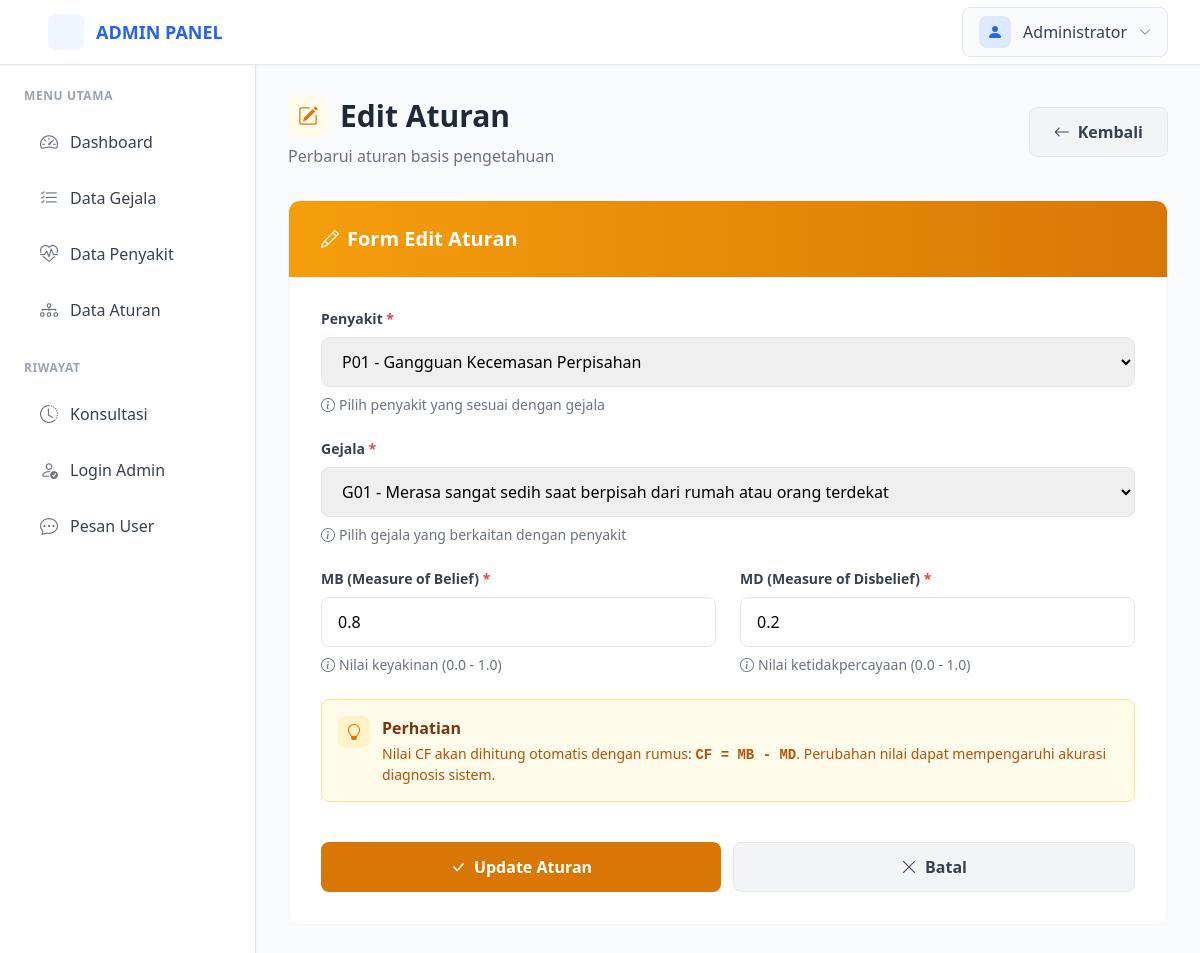
Page /aturan/edit/1 (signed in) on the committed database.
### models/models.py (models this page shows, shortened)
class Admin(UserMixin, db.Model):
    __tablename__ = 'admin'
    id = db.Column(db.Integer, primary_key=True)
    username = db.Column(db.String(80), unique=True, nullable=False)
    nama_admin = db.Column(db.String(100), nullable=False)
    password_hash = db.Column(db.String(255), nullable=False)
    created_at = db.Column(db.DateTime, default=datetime.utcnow)
    riwayat_login = db.relationship('RiwayatLogin', backref='admin', lazy=True, cascade='all, delete-orphan')

class Aturan(db.Model):
    __tablename__ = 'aturan'
    id = db.Column(db.Integer, primary_key=True)
    kode_penyakit = db.Column(db.String(10), db.ForeignKey('penyakit.kode_penyakit'), nullable=False)
    kode_gejala = db.Column(db.String(10), db.ForeignKey('gejala.kode_gejala'), nullable=False)
    mb = db.Column(db.Float, nullable=False)
    md = db.Column(db.Float, nullable=False)
    cf = db.Column(db.Float, nullable=False)
    created_at = db.Column(db.DateTime, default=datetime.utcnow)

class Penyakit(db.Model):
    __tablename__ = 'penyakit'
    id = db.Column(db.Integer, primary_key=True)
    kode_penyakit = db.Column(db.String(10), unique=True, nullable=False)
    nama_penyakit = db.Column(db.String(100), nullable=False)
    solusi = db.Column(db.Text, nullable=False)
    created_at = db.Column(db.DateTime, default=datetime.utcnow)
    aturan = db.relationship('Aturan', backref='penyakit', lazy=True, cascade='all, delete-orphan')
    riwayat_user = db.relationship('RiwayatUser', backref='penyakit', lazy=True, cascade='all, delete-orphan')

class Gejala(db.Model):
    __tablename__ = 'gejala'
    id = db.Column(db.Integer, primary_key=True)
    kode_gejala = db.Column(db.String(10), unique=True, nullable=False)
    nama_gejala = db.Column(db.Text, nullable=False)
    pertanyaan = db.Column(db.Text, nullable=False)
    created_at = db.Column(db.DateTime, default=datetime.utcnow)
    aturan = db.relationship('Aturan', backref='gejala', lazy=True, cascade='all, delete-orphan')

### routes/aturan.py (the view, shortened to what this page needs)
@aturan_bp.route('/edit/<int:id>', methods=['GET', 'POST'])
@login_required
def edit(id):
    aturan = Aturan.query.get_or_404(id)
    penyakit_list = Penyakit.query.order_by(Penyakit.kode_penyakit).all()
    gejala_list = Gejala.query.order_by(Gejala.kode_gejala).all()
    return render_template('aturan/edit.html', aturan=aturan, penyakit_list=penyakit_list, gejala_list=gejala_list)

### templates/aturan/edit.html (shortened to what this page needs)
{% extends 'base.html' %}
{% block content %}
<div class="mb-6 sm:mb-8 flex flex-col sm:flex-row sm:items-center sm:justify-between gap-4 animate-fade-in">
    <div>
        <h1 class="text-2xl sm:text-3xl font-bold text-gray-800 flex items-center space-x-2 sm:space-x-3">
            <div class="w-9 h-9 sm:w-10 sm:h-10 bg-amber-50 rounded-lg flex items-center justify-center">
                <i class="bi bi-pencil-square text-amber-600 text-lg sm:text-xl"></i>
            </div>
            <span>Edit Aturan</span>
        </h1>
        <p class="text-sm sm:text-base text-gray-500 mt-2">Perbarui aturan basis pengetahuan</p>
    </div>
    <a href="{{ url_for('aturan.index') }}"
       class="bg-gray-100 hover:bg-gray-200 text-gray-700 font-semibold py-2.5 sm:py-3 px-5 sm:px-6 rounded-lg transition-all duration-200 flex items-center justify-center sm:justify-start space-x-2 border border-gray-200 text-sm sm:text-base">
        <i class="bi bi-arrow-left"></i>
        <span>Kembali</span>
    </a>
</div>
<div class="bg-white rounded-xl overflow-hidden animate-fade-in border border-gray-100" style="animation-delay: 0.1s;">
    <div class="bg-gradient-to-r from-amber-500 to-amber-600 px-5 sm:px-8 py-4 sm:py-6">
        <h2 class="text-lg sm:text-xl font-semibold text-white flex items-center space-x-2">
            <i class="bi bi-pencil text-base sm:text-lg"></i>
            <span>Form Edit Aturan</span>
        </h2>
    </div>
    <div class="p-5 sm:p-8">
        <form method="POST" action="{{ url_for('aturan.edit', id=aturan.id) }}" class="space-y-5 sm:space-y-6">
            <div>
                <label for="kode_penyakit" class="block text-sm font-semibold text-gray-700 mb-2">
                    Penyakit <span class="text-red-500">*</span>
                </label>
                <select class="w-full px-3 sm:px-4 py-2.5 sm:py-3 border border-gray-200 rounded-lg focus:outline-none focus:ring-2 focus:ring-amber-500 focus:border-amber-500 transition-all text-sm sm:text-base"
                        id="kode_penyakit"
                        name="kode_penyakit"
                        required>
                    {% for penyakit in penyakit_list %}
                    <option value="{{ penyakit.kode_penyakit }}"
                            {% if penyakit.kode_penyakit == aturan.kode_penyakit %}selected{% endif %}>
                        {{ penyakit.kode_penyakit }} - {{ penyakit.nama_penyakit }}
                    </option>
                    {% endfor %}
                </select>
                <p class="mt-2 text-xs sm:text-sm text-gray-500 flex items-center space-x-1">
                    <i class="bi bi-info-circle"></i>
                    <span>Pilih penyakit yang sesuai dengan gejala</span>
                </p>
            </div>
            <div>
                <label for="kode_gejala" class="block text-sm font-semibold text-gray-700 mb-2">
                    Gejala <span class="text-red-500">*</span>
                </label>
                <select class="w-full px-3 sm:px-4 py-2.5 sm:py-3 border border-gray-200 rounded-lg focus:outline-none focus:ring-2 focus:ring-amber-500 focus:border-amber-500 transition-all text-sm sm:text-base"
                        id="kode_gejala"
                        name="kode_gejala"
                        required>
                    {% for gejala in gejala_list %}
                    <option value="{{ gejala.kode_gejala }}"
                            {% if gejala.kode_gejala == aturan.kode_gejala %}selected{% endif %}>
                        {{ gejala.kode_gejala }} - {{ gejala.nama_gejala }}
                    </option>
                    {% endfor %}
                </select>
                <p class="mt-2 text-xs sm:text-sm text-gray-500 flex items-center space-x-1">
                    <i class="bi bi-info-circle"></i>
                    <span>Pilih gejala yang berkaitan dengan penyakit</span>
                </p>
            </div>
            <div class="grid grid-cols-1 md:grid-cols-2 gap-5 sm:gap-6">
                <div>
                    <label for="mb" class="block text-sm font-semibold text-gray-700 mb-2">
                        MB (Measure of Belief) <span class="text-red-500">*</span>
                    </label>
                    <input type="number"
                           step="0.1"
                           min="0"
                           max="1"
                           class="w-full px-3 sm:px-4 py-2.5 sm:py-3 border border-gray-200 rounded-lg focus:outline-none focus:ring-2 focus:ring-amber-500 focus:border-amber-500 transition-all text-sm sm:text-base"
                           id="mb"
                           name="mb"
                           value="{{ aturan.mb }}"
                           required>
                    <p class="mt-2 text-xs sm:text-sm text-gray-500 flex items-center space-x-1">
                        <i class="bi bi-info-circle"></i>
                        <span>Nilai keyakinan (0.0 - 1.0)</span>
                    </p>
                </div>
                <div>
                    <label for="md" class="block text-sm font-semibold text-gray-700 mb-2">
                        MD (Measure of Disbelief) <span class="text-red-500">*</span>
                    </label>
                    <input type="number"
                           step="0.1"
                           min="0"
                           max="1"
                           class="w-full px-3 sm:px-4 py-2.5 sm:py-3 border border-gray-200 rounded-lg focus:outline-none focus:ring-2 focus:ring-amber-500 focus:border-amber-500 transition-all text-sm sm:text-base"
                           id="md"
                           name="md"
                           value="{{ aturan.md }}"
                           required>
                    <p class="mt-2 text-xs sm:text-sm text-gray-500 flex items-center space-x-1">
                        <i class="bi bi-info-circle"></i>
                        <span>Nilai ketidakpercayaan (0.0 - 1.0)</span>
                    </p>
                </div>
            </div>
            <div class="bg-amber-50 border border-amber-200 rounded-lg p-3 sm:p-4 flex items-start space-x-3">
                <div class="flex-shrink-0">
                    <div class="w-7 h-7 sm:w-8 sm:h-8 bg-amber-100 rounded-lg flex items-center justify-center">
                        <i class="bi bi-lightbulb text-amber-600 text-sm sm:text-base"></i>
                    </div>
                </div>
                <div>
                    <h4 class="font-semibold text-amber-900 mb-1 text-sm sm:text-base">Perhatian</h4>
                    <p class="text-xs sm:text-sm text-amber-700">Nilai CF akan dihitung otomatis dengan rumus: <span class="font-mono font-bold">CF = MB - MD</span>. Perubahan nilai dapat mempengaruhi akurasi diagnosis sistem.</p>
                </div>
            </div>
            <div class="flex flex-col sm:flex-row gap-3 pt-2 sm:pt-4">
                <button type="submit"
                        class="flex-1 bg-amber-600 hover:bg-amber-700 text-white font-semibold py-2.5 sm:py-3 px-5 sm:px-6 rounded-lg transition-colors duration-200 flex items-center justify-center space-x-2 text-sm sm:text-base">
                    <i class="bi bi-check-lg"></i>
                    <span>Update Aturan</span>
                </button>
                <a href="{{ url_for('aturan.index') }}"
                   class="flex-1 bg-gray-100 hover:bg-gray-200 text-gray-700 font-semibold py-2.5 sm:py-3 px-5 sm:px-6 rounded-lg transition-all duration-200 flex items-center justify-center space-x-2 border border-gray-200 text-sm sm:text-base">
                    <i class="bi bi-x-lg"></i>
                    <span>Batal</span>
                </a>
            </div>
        </form>
    </div>
</div>
{% endblock %}

### templates/base.html (shortened to what this page needs)
<!DOCTYPE html>
<html lang="id">
<head>
    <script src="https://cdn.tailwindcss.com"></script>
    <link rel="stylesheet" href="https://cdn.jsdelivr.net/npm/bootstrap-icons@1.11.0/font/bootstrap-icons.css">
</head>
<body class="bg-gray-50 min-h-screen">
    {% if current_user.is_authenticated %}
    <nav class="bg-white shadow-sm fixed w-full top-0 z-50 border-b border-gray-200">
        <div class="max-w-full mx-auto px-4 sm:px-6 lg:px-8">
            <div class="flex justify-between items-center h-16">
                <div class="flex items-center space-x-4">
                    <a href="{{ url_for('dashboard.index') }}" class="flex items-center space-x-3 text-blue-600 hover:text-blue-700 transition-colors">
                        <div class="w-9 h-9 bg-blue-50 rounded-lg flex items-center justify-center">
                        </div>
                        <span class="font-bold text-lg hidden sm:block">ADMIN PANEL</span>
                    </a>
                </div>
                <div class="relative" x-data="{ open: false }">
                    <button @click="open = !open" class="flex items-center space-x-3 bg-gray-50 hover:bg-gray-100 px-4 py-2 rounded-lg transition-all duration-200 border border-gray-200">
                        <div class="w-8 h-8 bg-blue-100 rounded-lg flex items-center justify-center">
                            <i class="bi bi-person-fill text-blue-600"></i>
                        </div>
                        <span class="text-gray-700 font-medium hidden sm:block">{{ current_user.nama_admin }}</span>
                        <i class="bi bi-chevron-down text-gray-500 text-xs"></i>
                    </button>
                </div>
            </div>
        </div>
    </nav>
    <aside id="sidebar" class="fixed top-16 left-0 h-full w-64 bg-white shadow-sm z-40 transform -translate-x-full lg:translate-x-0 transition-transform duration-300 overflow-y-auto border-r border-gray-200">
        <div class="p-6">
            <div class="mb-6">
                <h3 class="text-xs font-semibold text-gray-400 uppercase tracking-wider mb-3">Menu Utama</h3>
                <ul class="space-y-1">
                    <li>
                        <a href="{{ url_for('dashboard.index') }}" class="sidebar-link group flex items-center space-x-3 px-4 py-3 rounded-lg hover:bg-blue-50 transition-all duration-200">
                            <i class="bi bi-speedometer2 text-gray-500 group-hover:text-blue-600 text-lg"></i>
                            <span class="text-gray-700 group-hover:text-blue-600 font-medium">Dashboard</span>
                        </a>
                    </li>
                    <li>
                        <a href="{{ url_for('gejala.index') }}" class="sidebar-link group flex items-center space-x-3 px-4 py-3 rounded-lg hover:bg-blue-50 transition-all duration-200">
                            <i class="bi bi-list-check text-gray-500 group-hover:text-blue-600 text-lg"></i>
                            <span class="text-gray-700 group-hover:text-blue-600 font-medium">Data Gejala</span>
                        </a>
                    </li>
                    <li>
                        <a href="{{ url_for('penyakit.index') }}" class="sidebar-link group flex items-center space-x-3 px-4 py-3 rounded-lg hover:bg-blue-50 transition-all duration-200">
                            <i class="bi bi-heart-pulse text-gray-500 group-hover:text-blue-600 text-lg"></i>
                            <span class="text-gray-700 group-hover:text-blue-600 font-medium">Data Penyakit</span>
                        </a>
                    </li>
                    <li>
                        <a href="{{ url_for('aturan.index') }}" class="sidebar-link group flex items-center space-x-3 px-4 py-3 rounded-lg hover:bg-blue-50 transition-all duration-200">
                            <i class="bi bi-diagram-3 text-gray-500 group-hover:text-blue-600 text-lg"></i>
                            <span class="text-gray-700 group-hover:text-blue-600 font-medium">Data Aturan</span>
                        </a>
                    </li>
                </ul>
            </div>
            <div class="mb-6">
                <h3 class="text-xs font-semibold text-gray-400 uppercase tracking-wider mb-3">Riwayat</h3>
                <ul class="space-y-1">
                    <li>
                        <a href="{{ url_for('riwayat.konsultasi') }}" class="sidebar-link group flex items-center space-x-3 px-4 py-3 rounded-lg hover:bg-blue-50 transition-all duration-200">
                            <i class="bi bi-clock-history text-gray-500 group-hover:text-blue-600 text-lg"></i>
                            <span class="text-gray-700 group-hover:text-blue-600 font-medium">Konsultasi</span>
                        </a>
                    </li>
                    <li>
                        <a href="{{ url_for('riwayat.login_admin') }}" class="sidebar-link group flex items-center space-x-3 px-4 py-3 rounded-lg hover:bg-blue-50 transition-all duration-200">
                            <i class="bi bi-person-check text-gray-500 group-hover:text-blue-600 text-lg"></i>
                            <span class="text-gray-700 group-hover:text-blue-600 font-medium">Login Admin</span>
                        </a>
                    </li>
                    <li>
                        <a href="{{ url_for('riwayat.pesan_user') }}" class="sidebar-link group flex items-center space-x-3 px-4 py-3 rounded-lg hover:bg-blue-50 transition-all duration-200">
                            <i class="bi bi-chat-dots text-gray-500 group-hover:text-blue-600 text-lg"></i>
                            <span class="text-gray-700 group-hover:text-blue-600 font-medium">Pesan User</span>
                        </a>
                    </li>
                </ul>
            </div>
        </div>
    </aside>
    <main class="lg:ml-64 pt-16 min-h-screen">
        <div class="p-4 sm:p-6 lg:p-8">
            {% block content %}{% endblock %}
        </div>
    </main>
    {% else %}
    <div class="container mx-auto px-4">
        {% block auth_content %}{% endblock %}
    </div>
    {% endif %}
</body>
</html>

### rows in the picture
Admin: nama_admin "Administrator"
Aturan: kode_penyakit "P01 - Gangguan Kecemasan Perpisahan", kode_gejala "G01 - Merasa sangat sedih saat berpisah dari rumah atau orang terdekat", mb "0.8", md "0.2"
